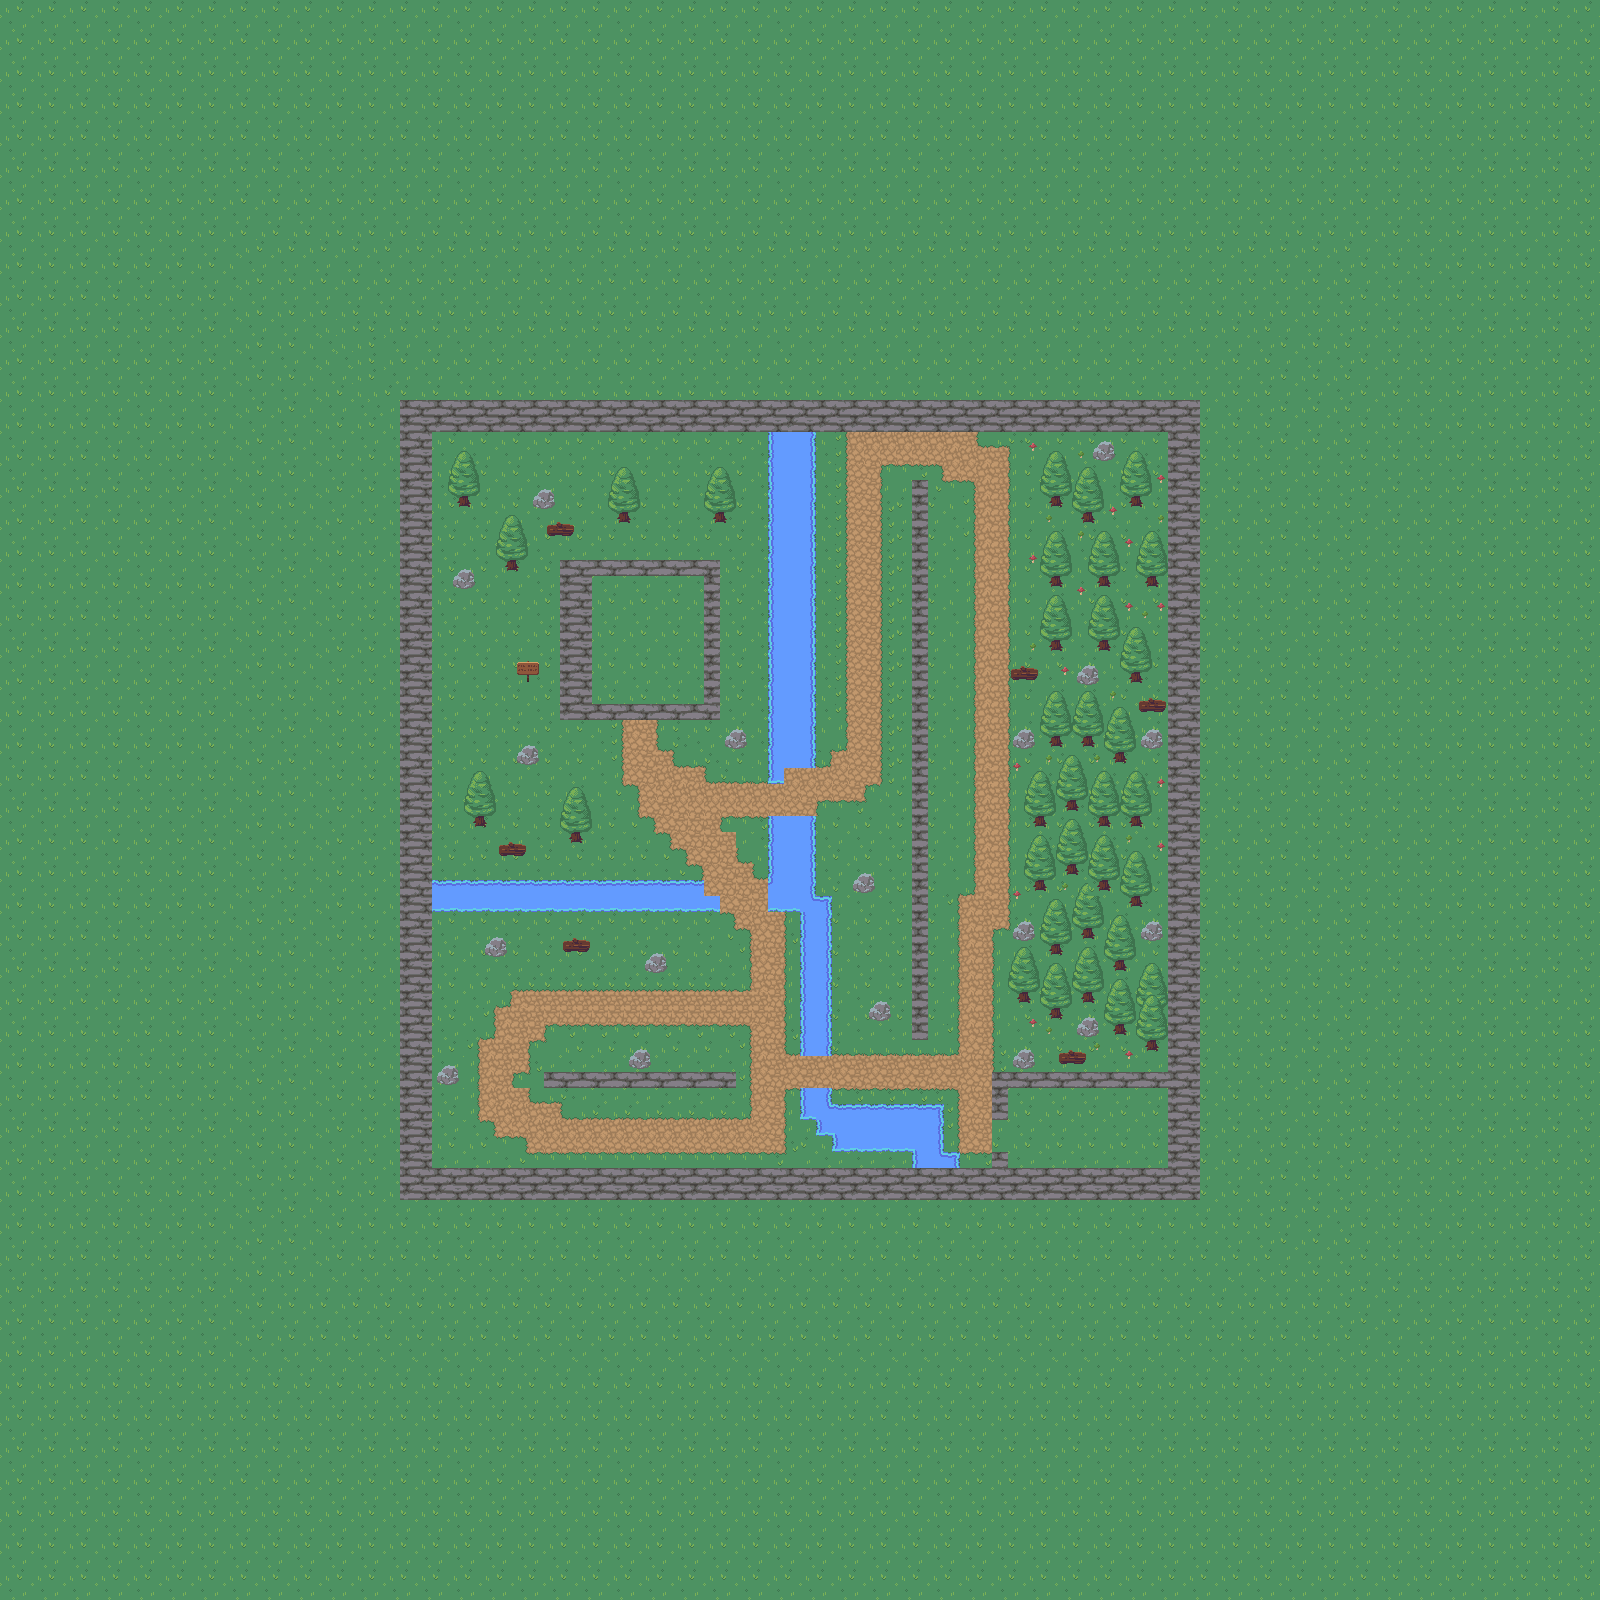

This game map was drawn from its Tiled (.tmx) file and the tilesets committed beside it. A one-line description and the trimmed map source follow:
An orthogonal 100x100 tile map with 16x16 px tiles, 5 tile layers (background, walls, water, road, ...) and 53 objects (28x road, 13x collision, 10x river, player).

<map version="1.8" tiledversion="1.8.5" orientation="orthogonal" renderorder="right-down" width="100" height="100" tilewidth="16" tileheight="16" infinite="0" nextlayerid="8" nextobjectid="72">
 <tileset firstgid="1" source="nature.tsx" />
 <layer id="1" name="background" width="100" height="100">
  <data>[10000 cells, 10000 non-empty, 24 distinct tile ids]</data>
 </layer>
 <layer id="2" name="walls" width="100" height="100">
  <data>[10000 cells, 489 non-empty, 4 distinct tile ids]</data>
 </layer>
 <layer id="3" name="water" width="100" height="100">
  <data>[10000 cells, 184 non-empty, 26 distinct tile ids]</data>
 </layer>
 <layer id="4" name="road" width="100" height="100">
  <data>[10000 cells, 344 non-empty, 5 distinct tile ids]</data>
 </layer>
 <layer id="7" name="decoration" width="100" height="100">
  <data>[10000 cells, 418 non-empty, 27 distinct tile ids]</data>
 </layer>
 <objectgroup id="5" name="Objects">
  <object id="3" name="player" x="489.333" y="690.667">
   <point />
  </object>
  <object id="13" type="collision" x="396" y="392" width="809.333" height="39.3333" />
  <object id="15" type="collision" x="1168.67" y="431.333" width="36.6667" height="770" />
  <object id="16" type="collision" x="394.667" y="1168.67" width="774" height="30" />
  <object id="17" type="collision" x="396" y="431" width="34" height="737" />
  <object id="19" type="river" x="769" y="432" width="46" height="334" />
  <object id="21" type="river" x="768" y="815.75" width="48" height="95.5" />
  <object id="22" type="river" x="800.25" y="896" width="31.5" height="159.75" />
  <object id="23" type="river" x="800.25" y="1088" width="31.5" height="31.5" />
  <object id="24" type="river" x="816.5" y="1104" width="126.5" height="31.5" />
  <object id="25" type="river" x="912.5" y="1151.75" width="47" height="16" />
  <object id="26" type="river" x="832.5" y="1135.75" width="110.75" height="15.25" />
  <object id="27" type="river" x="430.25" y="880.25" width="273.25" height="30.75" />
  <object id="28" type="river" x="702.5" y="896.25" width="17.25" height="15.5" />
  <object id="29" type="collision" x="560" y="559.75" width="32" height="160.25" />
  <object id="30" type="collision" x="591.75" y="559.75" width="127.75" height="16" />
  <object id="31" type="collision" x="704.25" y="576" width="15.25" height="143.25" />
  <object id="32" type="collision" x="592.25" y="704.25" width="112.25" height="15.5" />
  <object id="33" type="collision" x="912" y="480.333" width="15.6667" height="559.667" />
  <object id="34" type="collision" x="992.333" y="1151.67" width="15" height="16.6667" />
  <object id="35" type="collision" x="992.25" y="1072.38" width="15.375" height="47.25" />
  <object id="36" type="collision" x="1007.88" y="1072.38" width="160.875" height="15.375" />
  <object id="37" type="collision" x="544.364" y="1072.36" width="191.091" height="15.2727" />
  <object id="39" type="river" x="769" y="765.909" width="14.0909" height="17.3636" />
  <object id="41" type="road" x="624" y="720.5" width="31.5" height="63.25" />
  <object id="42" type="road" x="655" y="752" width="16.75" height="31.75" />
  <object id="43" type="road" x="640.5" y="768.5" width="63" height="46.75" />
  <object id="44" x="670" y="782.5" />
  <object id="45" type="road" x="656.25" y="814.75" width="63" height="17" />
  <object id="46" type="road" x="703.5" y="784.75" width="112" height="30.75" />
  <object id="47" type="road" x="672.25" y="832" width="63.5" height="15.75" />
  <object id="48" type="road" x="688" y="848" width="47.8182" height="15.8182" />
  <object id="49" type="road" x="704" y="863.818" width="47.8182" height="15.9091" />
  <object id="50" type="road" x="704.182" y="880" width="63.9091" height="15.7273" />
  <object id="51" type="road" x="720.182" y="895.545" width="47.7273" height="16.1818" />
  <object id="53" type="road" x="736.091" y="911.909" width="47.7273" height="15.9091" />
  <object id="54" type="road" x="752" y="928" width="32.25" height="223.75" />
  <object id="55" type="road" x="512.25" y="992.25" width="240.5" height="31.25" />
  <object id="56" type="road" x="496.25" y="1008.5" width="47.25" height="31" />
  <object id="57" type="road" x="480.25" y="1040.25" width="47.5" height="31.5" />
  <object id="58" type="road" x="480.25" y="1071.5" width="31.75" height="48.25" />
  <object id="59" type="road" x="496.25" y="1087.5" width="31.25" height="48.25" />
  <object id="60" type="road" x="527.5" y="1104.25" width="32.75" height="47.5" />
  <object id="61" type="road" x="559.75" y="1120.25" width="193.75" height="31.25" />
  <object id="62" type="road" x="783.5" y="1056" width="208.25" height="31.5" />
  <object id="63" type="road" x="960.25" y="1087.25" width="31.75" height="65" />
  <object id="64" type="road" x="960.5" y="896" width="31" height="159.75" />
  <object id="65" type="road" x="975.818" y="448.182" width="31.6364" height="479.273" />
  <object id="66" type="road" x="944.182" y="431.636" width="31.4545" height="47.8182" />
  <object id="68" type="road" x="848.063" y="432.063" width="95.8125" height="31.5" />
  <object id="69" type="road" x="848.667" y="463.333" width="31" height="320.667" />
  <object id="70" type="road" x="784.333" y="768.333" width="79.3333" height="31.3333" />
  <object id="71" type="road" x="832.091" y="751.818" width="17" height="17" />
 </objectgroup>
</map>
